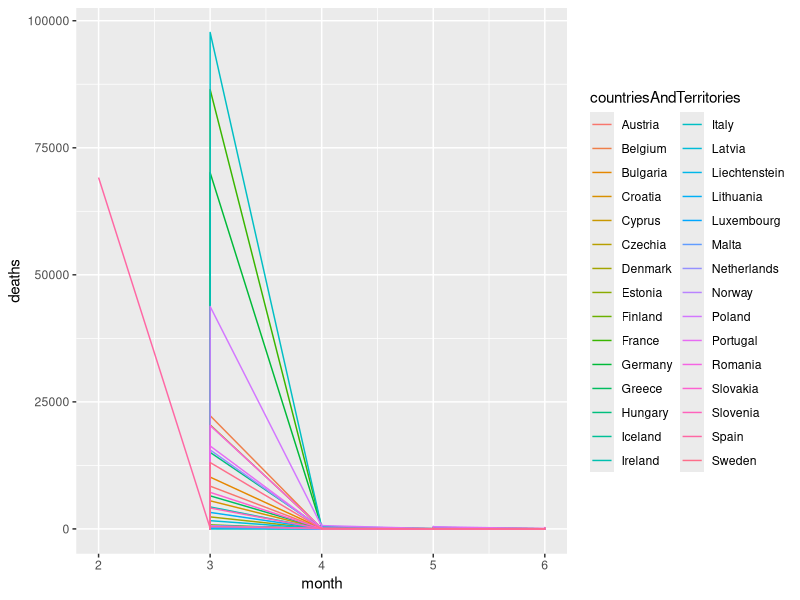
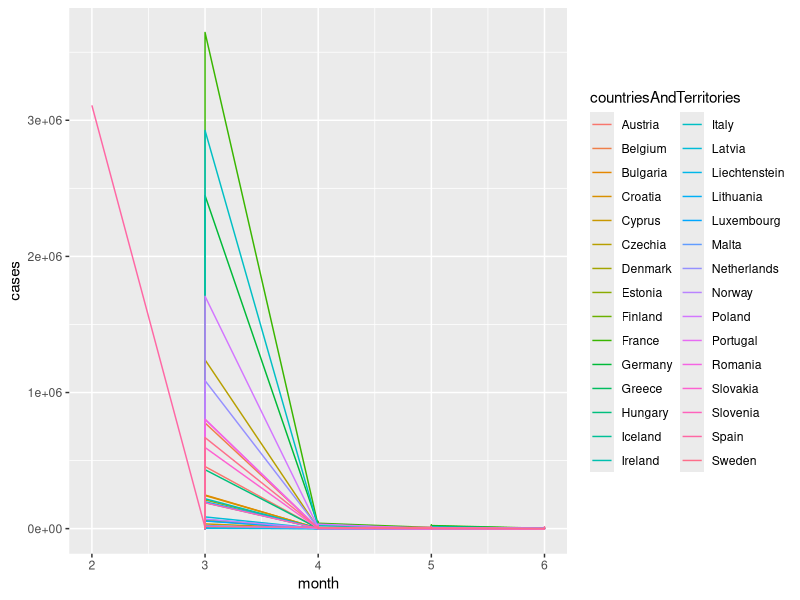

Recreate these plots in R, in order.
## ---- chunk 1
data <- read.csv("data/parameter/data.csv")
library(tidyverse)
ggplot(data, aes(x = month, y = deaths))+
  geom_line(aes(colour = countriesAndTerritories))


ggplot(data, aes(x = month, y = cases))+
  geom_line(aes(colour = countriesAndTerritories))


